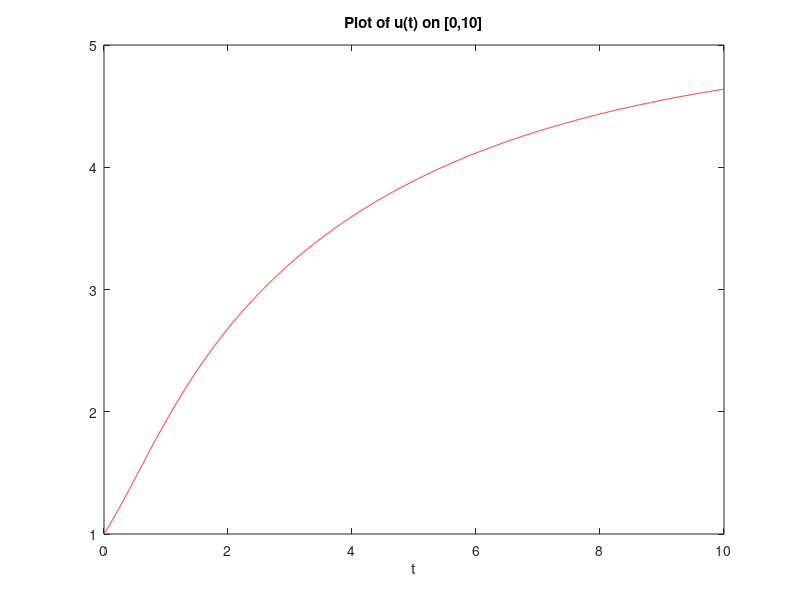
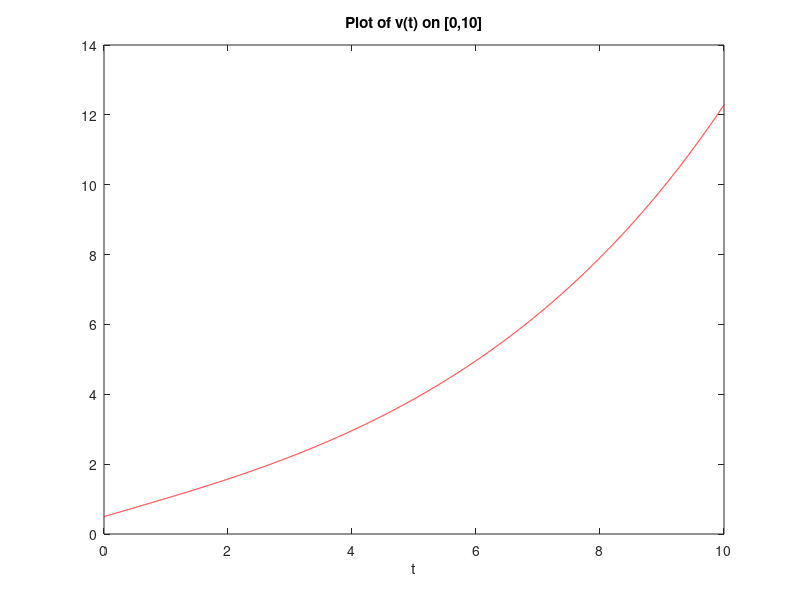

These figures' MATLAB source, in order:
% *************************************************************
%  e02/e02.m   script MATLAB / GNU Octave
% 
%  autor: P. R. Zingano <zingano@gmail.com>
% 
% 
%  Programa de Pós-Graduação em Matemática Aplicada
%  Instituto de Matemática / UFRGS
% 
%  MAP0202 - Métodos Numéricos para Eq. Diferenciais
% 
%  Exemplo 02: Solução do P.V.I.
% 
%    du/dt = f(t,u(t),v(t)) ,
% 
%    dv/dt = g(t,u(t),v(t)) ,
% 
%    f(t,u,v) = (1 + exp(-t)) * u * v / (1 + u*v*v) ,
% 
%    g(t,u,v) =  v / u,
% 
%    u(t0) = 1 , v(t0) = 1/2
% 
%    pelo método de Euler com passo uniforme.
%
% *************************************************************

f = @(t,z) [ (1+exp(-t))*z(1)*z(2)/(1+z(1)*z(2)^2); z(2)/z(1) ];

t0 = 0; tF = 10;
h = 1e-3;
t = t0:h:tF;
nt = length(t);
w = zeros(2,nt);

w(:,1) = [1;0.5];

for n = 1:nt-1
  tn = t(n);
  wn = w(:,n);
  kn = h * f(tn,wn);
  w(:,n+1) = wn + kn;
end

figure(10), plot(t,w(1,:),'-r'), xlabel('t')
title('Plot of u(t) on [0,10]')

figure(20), plot(t,w(2,:),'-r'), xlabel('t')
title('Plot of v(t) on [0,10]')
